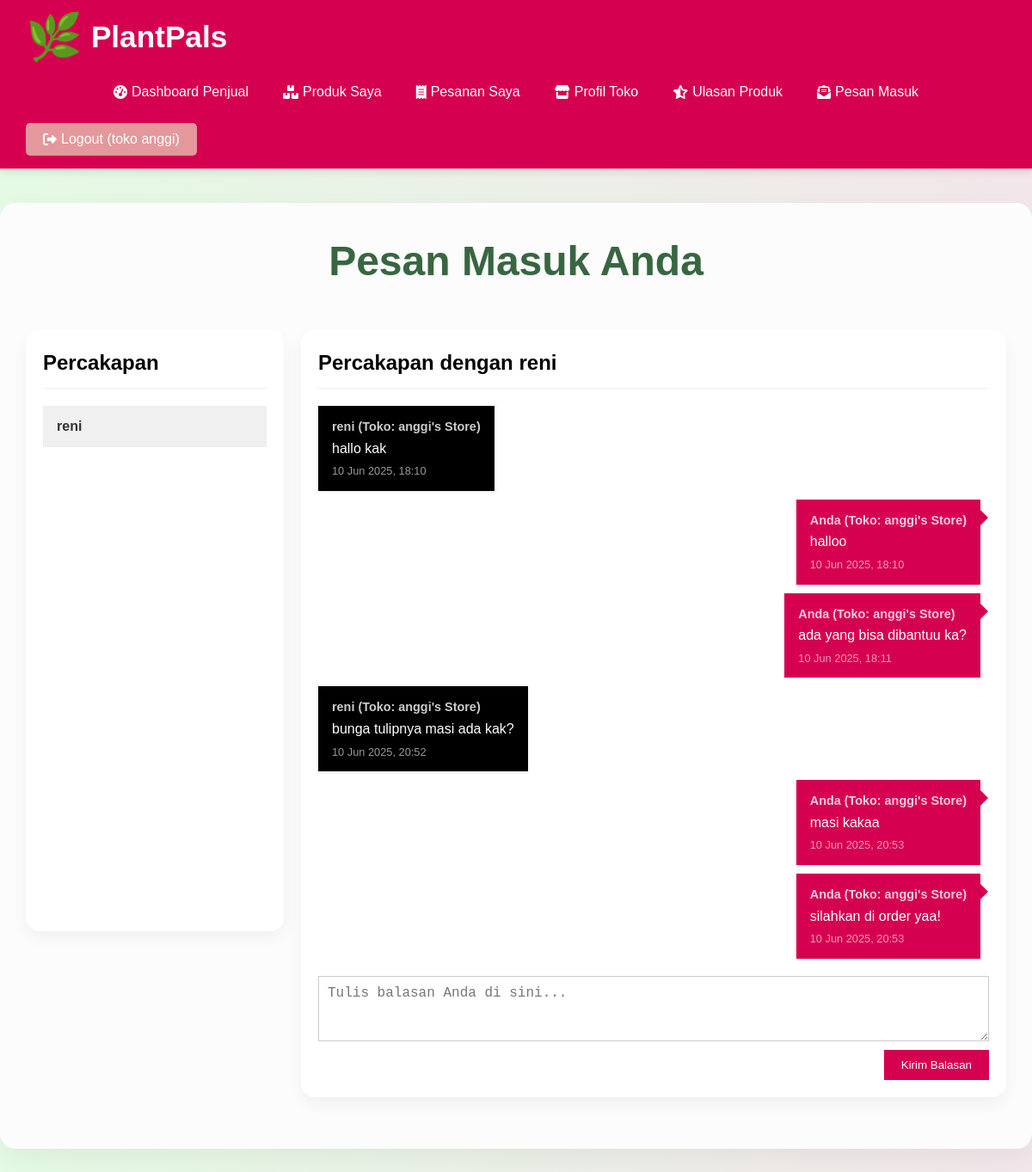
Page /seller/messages.php?user_id=6 (signed in) on the committed database.
### tables this page shows
CREATE TABLE `users` (
  `id` int(11) NOT NULL,
  `username` varchar(50) NOT NULL,
  `password` varchar(255) NOT NULL,
  `email` varchar(100) DEFAULT NULL,
  `full_name` varchar(100) DEFAULT NULL,
  `phone_number` varchar(20) DEFAULT NULL,
  `address` text DEFAULT NULL,
  `role` enum('buyer','seller','admin') NOT NULL DEFAULT 'buyer',
  `created_at` timestamp NOT NULL DEFAULT current_timestamp()
);

CREATE TABLE `messages` (
  `id` int(11) NOT NULL,
  `sender_id` int(11) NOT NULL,
  `receiver_id` int(11) NOT NULL,
  `store_id` int(11) DEFAULT NULL,
  `subject` varchar(255) DEFAULT NULL,
  `message` text NOT NULL,
  `sent_at` timestamp NOT NULL DEFAULT current_timestamp(),
  `is_read` tinyint(1) DEFAULT 0
);

CREATE TABLE `stores` (
  `id` int(11) NOT NULL,
  `store_id_string` varchar(50) NOT NULL,
  `name` varchar(255) NOT NULL,
  `address` text NOT NULL,
  `phone_number` varchar(20) DEFAULT NULL,
  `email` varchar(100) DEFAULT NULL,
  `seller_user_id` int(11) NOT NULL,
  `created_at` timestamp NOT NULL DEFAULT current_timestamp(),
  `updated_at` timestamp NOT NULL DEFAULT current_timestamp() ON UPDATE current_timestamp(),
  `followers_count` int(11) DEFAULT 0
);

### seller/messages.php (the view, shortened to what this page needs)
<?php
require_once ROOT_PATH . 'config.php';
$seller_id = $_SESSION['id'];
$messages = [];
$selected_conversation_user_id = isset($_GET['user_id']) ? intval($_GET['user_id']) : 0;
$selected_conversation_username = '';
$conversation_users = [];
$sql_conversation_users = "SELECT DISTINCT u.id, u.username
                          FROM messages m
                          JOIN users u ON m.sender_id = u.id
                          WHERE m.receiver_id = ? AND u.role = 'buyer'
                          ORDER BY m.sent_at DESC";
if ($stmt_conv_users = mysqli_prepare($conn, $sql_conversation_users)) {
    mysqli_stmt_bind_param($stmt_conv_users, "i", $seller_id);
    mysqli_stmt_execute($stmt_conv_users);
    $result_conv_users = mysqli_stmt_get_result($stmt_conv_users);
    while ($row_conv_user = mysqli_fetch_assoc($result_conv_users)) {
        $conversation_users[] = $row_conv_user;
    }
} else {
    error_log("Error preparing conversation users fetch: " . mysqli_error($conn));
}
if ($selected_conversation_user_id > 0) {
    $stmt_get_username = mysqli_prepare($conn, "SELECT username FROM users WHERE id = ? AND role = 'buyer'");
    if ($stmt_get_username) {
        mysqli_stmt_bind_param($stmt_get_username, "i", $selected_conversation_user_id);
        mysqli_stmt_execute($stmt_get_username);
        mysqli_stmt_bind_result($stmt_get_username, $uname);
        if (mysqli_stmt_fetch($stmt_get_username)) {
            $selected_conversation_username = htmlspecialchars($uname);
        }
    }
    $sql_conversation_messages = "SELECT m.*, s.username as sender_username, r.username as receiver_username, st.name as related_store_name
                                  FROM messages m
                                  JOIN users s ON m.sender_id = s.id
                                  JOIN users r ON m.receiver_id = r.id
                                  LEFT JOIN stores st ON m.store_id = st.id
                                  WHERE (m.sender_id = ? AND m.receiver_id = ?) OR (m.sender_id = ? AND m.receiver_id = ?)
                                  ORDER BY m.sent_at ASC";
    if ($stmt_conv_messages = mysqli_prepare($conn, $sql_conversation_messages)) {
        mysqli_stmt_bind_param($stmt_conv_messages, "iiii", $selected_conversation_user_id, $seller_id, $seller_id, $selected_conversation_user_id);
        mysqli_stmt_execute($stmt_conv_messages);
        $result_conv_messages = mysqli_stmt_get_result($stmt_conv_messages);
        while ($row_msg = mysqli_fetch_assoc($result_conv_messages)) {
            $messages[] = $row_msg;
        }
    } else {
        error_log("Error preparing conversation messages fetch: " . mysqli_error($conn));
    }
}
?>
<?php require_once ROOT_PATH . 'includes' . DIRECTORY_SEPARATOR . 'header.php'; ?>
    <h1>Pesan Masuk Anda</h1>
    <div class="messages-page-layout" style="display: flex; gap: 20px; margin-top: 20px;">
        <div class="conversation-list-panel card-panel" style="flex-basis: 300px; flex-shrink: 0; max-height: 700px; overflow-y: auto; padding: 20px;">
            <h3 style="font-family: 'Montserrat', sans-serif; font-size: 1.5rem; color: #000; margin-bottom: 20px; border-bottom: 1px solid #eee; padding-bottom: 10px;">Percakapan</h3>
            <?php if (empty($conversation_users)): ?>
                <p style="color: #777;">Belum ada percakapan.</p>
            <?php else: ?>
                <ul style="list-style: none; padding: 0;">
                    <?php foreach ($conversation_users as $user_conv):
                    ?>
                        <li style="margin-bottom: 10px;">
                            <a href="messages.php?user_id=<?php echo htmlspecialchars($user_conv['id']); ?>"
                               class="conversation-item"
                               style="display: block; padding: 10px 15px; background-color: <?php echo ($user_conv['id'] == $selected_conversation_user_id) ? '#f0f0f0' : '#fff'; ?>; border: 1px solid #eee; text-decoration: none; color: #333; position: relative;">
                                <strong><?php echo htmlspecialchars($user_conv['username']); ?></strong>
                            </a>
                        </li>
                    <?php endforeach; ?>
                </ul>
            <?php endif; ?>
        </div>
        <div class="chat-area-panel card-panel" style="flex-grow: 1; display: flex; flex-direction: column; padding: 20px;">
            <?php if ($selected_conversation_user_id > 0): ?>
                <h3 style="font-family: 'Montserrat', sans-serif; font-size: 1.5rem; color: #000; margin-bottom: 20px; border-bottom: 1px solid #eee; padding-bottom: 10px;">Percakapan dengan <?php echo $selected_conversation_username; ?></h3>
                <div class="chat-messages-display" style="flex-grow: 1; overflow-y: auto; padding-right: 10px; margin-bottom: 20px; display: flex; flex-direction: column; gap: 10px;">
                    <?php if (empty($messages)): ?>
                        <p style="text-align: center; color: #777;">Mulai percakapan dengan <?php echo $selected_conversation_username; ?>.</p>
                    <?php else: ?>
                        <?php foreach ($messages as $msg): ?>
                            <div class="chat-message-item <?php echo ($msg['sender_id'] == $seller_id) ? 'sent' : 'received'; ?>" style="padding: 10px 15px; max-width: 70%; border: 1px solid transparent; word-wrap: break-word; position: relative; box-shadow: 0 1px 3px rgba(0,0,0,0.1);">
                                <span class="message-sender" style="font-weight: 600; margin-bottom: 5px; font-size: 0.9em; color: rgba(255,255,255,0.8);">
                                    <?php echo ($msg['sender_id'] == $seller_id) ? 'Anda' : htmlspecialchars($msg['sender_username']); ?>
                                    <?php if ($msg['related_store_name']): ?>
                                        (Toko: <?php echo htmlspecialchars($msg['related_store_name']); ?>)
                                    <?php endif; ?>
                                </span>
                                <p class="message-content" style="font-size: 1rem;"><?php echo nl2br(htmlspecialchars($msg['message'])); ?></p>
                                <span class="message-date" style="font-size: 0.8em; color: rgba(255,255,255,0.6); margin-top: 5px; text-align: right;"><?php echo htmlspecialchars(date('d M Y, H:i', strtotime($msg['sent_at']))); ?></span>
                            </div>
                        <?php endforeach; ?>
                    <?php endif; ?>
                </div>
                <div class="reply-form-container">
                    <form action="messages.php?user_id=<?php echo htmlspecialchars($selected_conversation_user_id); ?>" method="post" style="display: flex; flex-direction: column; gap: 10px;">
                        <textarea name="reply_message" rows="3" placeholder="Tulis balasan Anda di sini..." style="padding: 10px; border: 1px solid #ccc; font-size: 1rem; resize: vertical;"></textarea>
                        <button type="submit" class="btn" style="background-color: #D60050; color: white; padding: 10px 20px; border: none; cursor: pointer; align-self: flex-end;">Kirim Balasan</button>
                    </form>
                </div>
            <?php else: ?>
                <p style="text-align: center; color: #777;">Pilih percakapan dari daftar di sebelah kiri untuk melihat pesan.</p>
            <?php endif; ?>
        </div>
    </div>
<?php require_once ROOT_PATH . 'includes' . DIRECTORY_SEPARATOR . 'footer.php'; ?>

### CSS/main_styles.css (style rules this page uses)
* { box-sizing: border-box; margin: 0; padding: 0; }
body { font-family: 'Poppins', sans-serif; line-height: 1.6; background: linear-gradient(to right, rgb(228, 250, 228), rgb(242, 230, 234)); color: #333; min-height: 100vh; display: flex; flex-direction: column; }
h1, h2, h3, h4, h5, h6, .section-heading, .section-sub-title { font-family: 'Montserrat', sans-serif; }
a { color: #D60050; text-decoration: none; transition: color 0.3s ease; }
.card-panel { background: #fff; padding: 30px; border-radius: 12px; box-shadow: 0 5px 15px rgba(0,0,0,0.1); }

### CSS/admin_seller_styles.css (style rules this page uses)
.main-content h1 { font-size: 3rem; margin-bottom: 40px; text-align: center; color: #386641; font-weight: 700; text-shadow: 1px 1px 3px rgba(0,0,0,0.05); }
.card-panel { background: #ffffff; border-radius: 16px; box-shadow: 0 8px 20px rgba(0,0,0,0.05); padding: 30px; margin-bottom: 40px; }
@media (max-width: 1200px) { h1 { font-size: 2.5rem; margin-bottom: 30px; } }
@media (max-width: 1200px) { .card-panel { padding: 25px; margin-bottom: 30px; } }

### seller/messages.php (style rules this page uses)
.chat-message-item.sent { background-color: #D60050; color: white; align-self: flex-end; border-color: #D60050; margin-left: auto; margin-right: 0; max-width: 70%; padding: 10px 15px; position: relative; box-shadow: 0 1px 3px rgba(0,0,0,0.1); }
.chat-message-item.sent::before { content: ''; position: absolute; top: 10px; left: 100%; border: 10px solid transparent; border-left-color: #D60050; }
.chat-message-item.received { background-color: #000000; color: white; align-self: flex-start; border-color: #000000; margin-right: auto; margin-left: 0; max-width: 70%; padding: 10px 15px; position: relative; box-shadow: 0 1px 3px rgba(0,0,0,0.1); }
.chat-message-item.received::before { content: ''; position: absolute; top: 10px; right: 100%; border: 10px solid transparent; border-right-color: #000000; }
.message-sender { font-weight: 600; margin-bottom: 5px; font-size: 0.9em; color: rgba(255,255,255,0.8); }
.message-date { font-size: 0.8em; color: rgba(255,255,255,0.6); margin-top: 5px; text-align: right; }
.chat-messages-display { flex-grow: 1; overflow-y: auto; padding-right: 10px; margin-bottom: 20px; display: flex; flex-direction: column; gap: 10px; }

### rows in the picture
users: username "reni"
messages: sender.username "reni", store.name "anggi's Store", message "hallo kak", sent_at "10 Jun 2025, 18:10"
messages: shows "Anda", store.name "anggi's Store", message "halloo", sent_at "10 Jun 2025, 18:10"
messages: shows "Anda", store.name "anggi's Store", message "ada yang bisa dibantuu ka?", sent_at "10 Jun 2025, 18:11"
messages: sender.username "reni", store.name "anggi's Store", message "bunga tulipnya masi ada kak?", sent_at "10 Jun 2025, 20:52"
messages: shows "Anda", store.name "anggi's Store", message "masi kakaa", sent_at "10 Jun 2025, 20:53"
messages: shows "Anda", store.name "anggi's Store", message "silahkan di order yaa!", sent_at "10 Jun 2025, 20:53"

### other values in the picture
$current_username "toko anggi"
$selected_conversation_username "reni"
